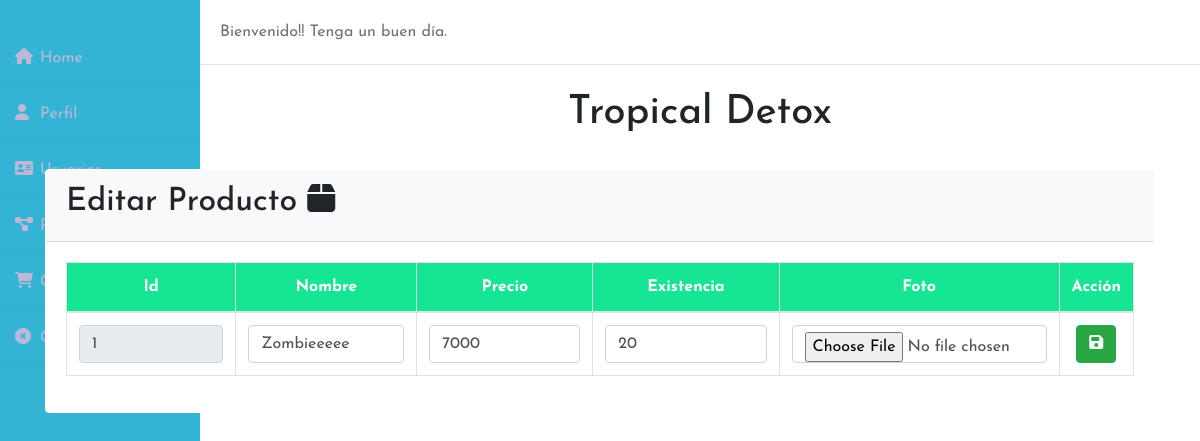
Page /Vista/editarproducto.php?id=1 (signed in) on the committed database.
### tables this page shows
CREATE TABLE `productos` (
  `id` int(11) NOT NULL,
  `nombre` varchar(20) NOT NULL,
  `precio` int(11) NOT NULL,
  `existencia` int(11) NOT NULL,
  `foto` varchar(120) NOT NULL
);

### Modelo/crudproducto.php (called while the page is built, shortened)
<?php
class CrudProducto
{
    public function buscarProducto($id)
    {
        $producto = new Producto();
        $Db = Db::Conectar();
        $sql = $Db->prepare('SELECT * FROM productos
        WHERE id=:id');
        $sql->bindvalue('id', $id);
        try{
            $sql->execute();
            $registro = $sql->fetch();
            $producto->setid($registro['id']);
            $producto->setnombre($registro['nombre']);
            $producto->setprecio($registro['precio']);
            $producto->setexistencia($registro['existencia']);
            $producto->setfoto($registro['foto']);
        }
        catch(Exception $e)
        {
           echo $e->getMessage();
        }
        return $producto;
    }
}
?>

### Controlador/controladorProducto.php (called while the page is built, shortened)
<?php
require_once("../Modelo/producto.php");
require_once("../Modelo/crudproducto.php");
class ControladorProducto
{
    public function buscarProducto($id)
    {
        $crudProducto = new CrudProducto();
        return $crudProducto->buscarProducto($id);
    }
}
?>

### Modelo/producto.php (called while the page is built, shortened)
<?php
class Producto
{
    private $id;
    private $nombre;
    private $precio;
    private $existencia;
    public function setid($id)
    {
        $this->id = $id;
    }
    public function getid()
    {
        return $this->id;
    }
    public function setnombre($nombre)
    {
        $this->nombre = $nombre;
    }
    public function getnombre()
    {
        return $this->nombre;
    }
    public function setprecio($precio)
    {
        $this->precio = $precio;
    }
    public function getprecio()
    {
        return $this->precio;
    }
    public function setexistencia($existencia)
    {
        $this->existencia = $existencia;
    }
    public function getexistencia()
    {
        return $this->existencia;
    }
}
?>

### Vista/editarproducto.php (the view, shortened to what this page needs)
<?php
require_once("../Controlador/controladorProducto.php");
$producto = $controladorproducto->buscarProducto($_GET['id']);
include("../Vista/menu.php");
?>
<!DOCTYPE html>
<html lang="en">
<head>
    <link rel="stylesheet" href="https://cdn.jsdelivr.net/npm/bootstrap@4.5.3/dist/css/bootstrap.min.css"
>
    <link rel="stylesheet" type="text/css" href="https://cdn.datatables.net/v/dt/dt-1.10.22/datatables.min.css"/>
</head>
<body>
    <div class="container mt-4">
    <div class="card border-white">
        <div class="card-header bg-light text-black">
            <h2>Editar Producto  <i class="fas fa-box"></i></h2>
    </div>
    <div class="card-body" >
    <form name="frmProducto" id="frmProducto" method="POST" action="../Controlador/controladorProducto.php">
    <table border="1" class="table table-sriped table-bordered" id="editproducto">
        <thead>
            <tr align="center">
                <th>
                    Id
                </th>
                <th>
                    Nombre
                </th>
                <th>
                    Precio
                </th>
                <th>
                    Existencia
                </th>
                <th>
                    Foto
                </th>
                <th>
                    Acción
                </th>
            </tr>
        </thead>
        <tbody align="center">
            <tr>
            <td>
              <input type="text" name="id" id="id" class="form-control"   title="Digite el campo" readonly
              value="<?php echo $producto->getid()?>">
            </td>
            <td>
              <input type="text" name="nombre" id="nombre" class="form-control"
              value="<?php echo $producto->getnombre()?>">
            </td>
            <td>
              <input type="number" name="precio" id="precio" class="form-control"
              value="<?php echo $producto->getprecio()?>">
            </td>
            <td>
              <input type="number" name="existencia" id="existencia" class="form-control"
              value="<?php echo $producto->getexistencia()?>">
            </td>
            <td>
            <input type="file" name="foto" id="foto" class="form-control">
            </td>
            <td>
            <button type="submit" name="editarProducto" class="btn btn-success"><i class="fas fa-save"></i></a></button >
            </td>
            </tr>
        </tbody>
    </table>
      </form>
    </div>
    </div>
</body>
</html>

### css/styles.css (style rules this page uses)
* { margin: 0; padding: 0; box-sizing: border-box; list-style: none; text-decoration: none; font-family: 'Josefin Sans', sans-serif; }
body { background-color: #e4ecfa; }

### Vista/editarproducto.php (style rules this page uses)
table thead { background-color:#16E694 ; color: white; }

### rows in the picture
productos: id "1", nombre "Zombieeeee", precio "7000", existencia "20"
